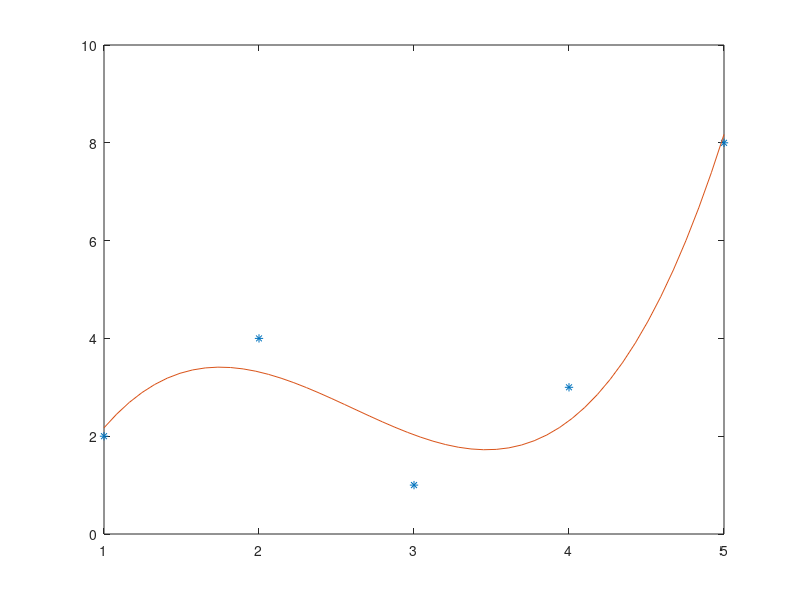

The MATLAB script that drew this image:
clear all
clc

x = [1,2,3,4,5];
y = [2,4,1,3,8];
N=5;

sumxi = sum(x);
sumxi2 = sum(x.^2);
sumxi3 = sum(x.^3);
sumxi4 = sum(x.^4);
sumxi5 = sum(x.^5);
sumxi6 = sum(x.^6);

sumyi = sum(y);
sumxiyi = sum(x.*y);
sumxi2yi = sum(x.^2.*y);
sumxi3yi = sum(x.^3.*y);

M =[N,sumxi,sumxi2,sumxi3;
    sumxi,sumxi2,sumxi3,sumxi4;
    sumxi2,sumxi3,sumxi4,sumxi5;
    sumxi3,sumxi4,sumxi5,sumxi6;];

v = [sumyi;sumxiyi;sumxi2yi;sumxi3yi] ;

coeffs = M\v;
a0 = coeffs(1)
a1 = coeffs(2)
a2 = coeffs(3)
a3 = coeffs(4)

xplot=linspace(x(1),length(x),50);
yplot=a0+a1*xplot+a2*xplot.^2+a3*xplot.^3;

plot(x,y,'*',xplot,yplot)

## farklı bir çözüm ##

##x = [1,2,3,4,5];
##y = [2,4,1,3,8];
##
##N = length(x);
##M = zeros(4,4);
##V = zeros(4,1);
##
##
##for a=1:4
##  for b=1:4
##    for i= 1:N
##      M(a,b) = M(a,b) + (x(i)^(a+b-2));
##    endfor
##  endfor
##endfor
##
##for a=1:4
##  for i=1:N
##    V(a) = V(a) + (x(i)^(a-1))*y(i);
##  endfor
##endfor
##
##coeffs = M\V;
##
##xdenklem=linspace(x(1),length(x),100);
##
##
##ydenklem= coeffs(1) + coeffs(2)*xdenklem + coeffs(3)*xdenklem.^2 + coeffs(4)*xdenklem.^3;
##
##plot(x,y,'+',xdenklem,ydenklem)
##
####ydenklem =0;
####for i = 1:4
####  ydenklem = ydenklem + coeffs(i)*xdenklem.^(i-1);
####endfor

